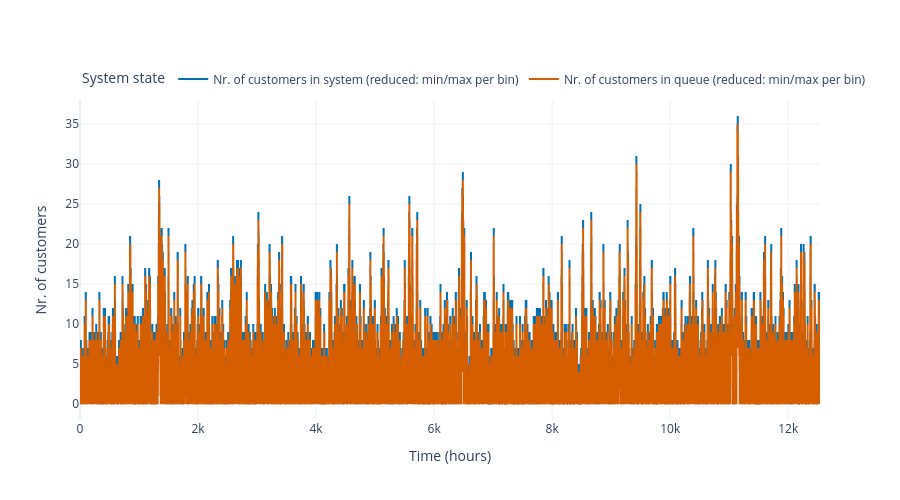

The code cell stored with this chart in its notebook:
### Markdown cell above
Less variability in the interarrival and service times roughly halves the waiting time compared to the M/M/1 queue with the same utilisation. Kingman's formula is a heavy-traffic approximation; for this example it slightly overestimates the simulated waiting time. At a high utilisation ($\rho \approx 0.89$) successive waiting times are strongly correlated, so changing the seeds or the number of arrivals gives an impression of the remaining statistical uncertainty.

### Code cell
sim.plot_system_state()

### Figure 1 — Plotly figure (JSON) as saved in the notebook; plotly's stock layout.template omitted (floating-point values rounded to 4 significant figures; data arrays with more than 128 entries replaced by an {"elided": "..."} marker saying what was removed)
{"data": [{"hovertemplate": "Time: %{x:.2f} h<br>Nr. of customers in system: %{y}<extra></extra>", "line": {"color": "#0072B2", "shape": "hv"}, "mode": "lines", "name": "Nr. of customers in system (reduced: min/max per bin)", "type": "scattergl", "x": {"elided": "77701 float values"}, "y": {"elided": "77701 int values"}}, {"hovertemplate": "Time: %{x:.2f} h<br>Nr. of customers in queue: %{y}<extra></extra>", "line": {"color": "#D55E00", "shape": "hv"}, "mode": "lines", "name": "Nr. of customers in queue (reduced: min/max per bin)", "type": "scattergl", "x": {"elided": "75764 float values"}, "y": {"elided": "75764 int values"}}], "layout": {"height": 500, "legend": {"orientation": "h", "title": {"text": "System state"}, "x": 0, "xanchor": "left", "y": 1.02, "yanchor": "bottom"}, "xaxis": {"title": {"text": "Time (hours)"}}, "yaxis": {"title": {"text": "Nr. of customers"}}}}
